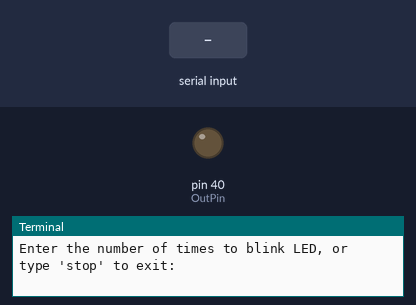
A program run on a simulated Raspberry Pi (header pin numbers). Shown: output pins drawn as LEDs (lit = HIGH), the last lines printed to the terminal. Dashed ring = blinking. The inputs (shaded band) are chosen by the test bench.

Above: at 1.2 s.
1.3 s: "5" typed at the terminal, then Enter
At 1.7 s:
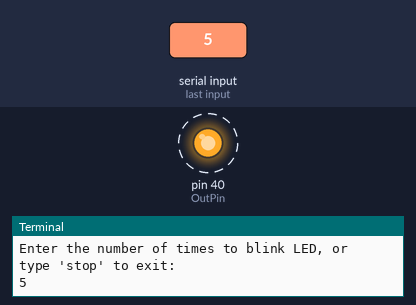
Timing chart, 0 to 6.1 s (numbered marks = the images above; inputs shaded):
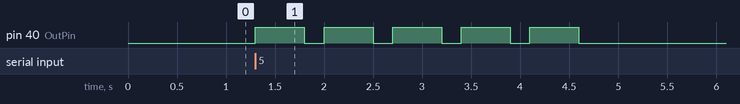

The program:

Lesson1LED-HW.py
```python
'''
Project 1 : Blink an LED n times
'''

import numpy as np
import time

# 1. the GPIO library has to be imported on the machine
# 2. Need to say which numbering convention we're using for the pins, BSM(Broadcom) or Board
# 3. Need to tell the pi whether our pin will function as input or output by providing the number and function.
# In our case, GPIO pin 11 is used to send voltage to the circuit, so it's an output pin.
# This assignment has to be undone once all work/project is completed so the pins will not have a preset function assigned to them.
import RPi.GPIO as GPIO
GPIO.setmode(GPIO.BOARD)
OutPin = 40
GPIO.setup(OutPin, GPIO.OUT)

# Now we can ask user for the n, the number of times to blink LED and then let it blink!
while True:
	try:
		user_input = input("Enter the number of times to blink LED, or type 'stop' to exit: ")
		n = int(user_input)
	except ValueError:
		if user_input == "stop":
			break
		print("Invalid input!")
		n=0

	for i in np.linspace(1, n, n):
		GPIO.output(OutPin, 1)
		time.sleep(0.5)
		GPIO.output(OutPin, 0)
		time.sleep(0.2)
	StopCue = input("Press Enter to play again, or Write 'stop' to finish the blink game: ")
	if StopCue == "stop":
		break

	# KeepUp = input("Write 'stop' to finish the blink game, or enter the number of times to blink LED: ") ")


# At the very end, we will need to leave a clean slate of the pin so nothing we setup remains
GPIO.cleanup()
```

Measured:
- after the input at 1.3 s, pin 40 (OutPin): alternates HIGH for 0.50 s and LOW for 0.20 s, 10 changes in all, then stays LOW, starting at once
